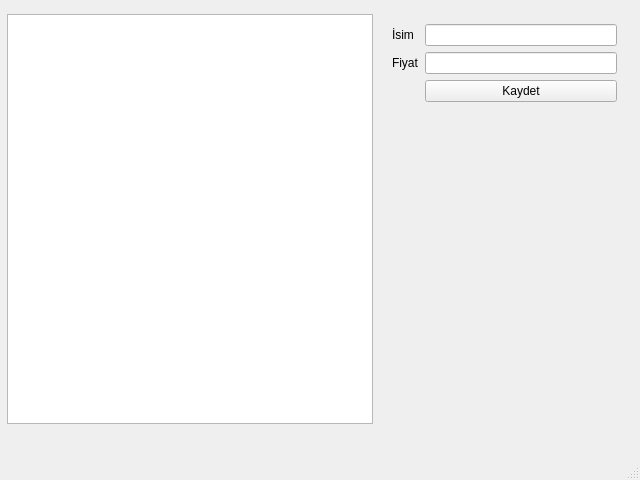
<?xml version="1.0" encoding="UTF-8"?>
<ui version="4.0">
 <class>MainWindow</class>
 <widget class="QMainWindow" name="MainWindow">
  <property name="geometry">
   <rect>
    <x>0</x>
    <y>0</y>
    <width>640</width>
    <height>480</height>
   </rect>
  </property>
  <property name="windowTitle">
   <string>MainWindow</string>
  </property>
  <widget class="QWidget" name="centralwidget">
   <widget class="QTableWidget" name="tableProducts">
    <property name="geometry">
     <rect>
      <x>7</x>
      <y>14</y>
      <width>366</width>
      <height>410</height>
     </rect>
    </property>
   </widget>
   <widget class="QWidget" name="formLayoutWidget">
    <property name="geometry">
     <rect>
      <x>392</x>
      <y>24</y>
      <width>225</width>
      <height>258</height>
     </rect>
    </property>
    <layout class="QFormLayout" name="formLayout">
     <item row="0" column="1">
      <widget class="QLineEdit" name="lnIsim"/>
     </item>
     <item row="1" column="1">
      <widget class="QLineEdit" name="lnFiyat"/>
     </item>
     <item row="0" column="0">
      <widget class="QLabel" name="lblsim">
       <property name="text">
        <string>İsim</string>
       </property>
      </widget>
     </item>
     <item row="1" column="0">
      <widget class="QLabel" name="lblFiyat">
       <property name="text">
        <string>Fiyat</string>
       </property>
      </widget>
     </item>
     <item row="2" column="1">
      <widget class="QPushButton" name="btnKaydet">
       <property name="text">
        <string>Kaydet</string>
       </property>
      </widget>
     </item>
    </layout>
   </widget>
  </widget>
  <widget class="QMenuBar" name="menubar">
   <property name="geometry">
    <rect>
     <x>0</x>
     <y>0</y>
     <width>640</width>
     <height>21</height>
    </rect>
   </property>
  </widget>
  <widget class="QStatusBar" name="statusbar"/>
 </widget>
 <resources/>
 <connections/>
</ui>
